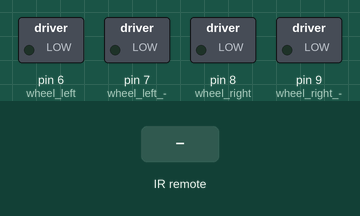
The sketch below on a simulated Arduino Uno, built with avr-gcc and run on an emulated ATmega328P. Parts: switched loads named in the sketch (green lamp = pin HIGH). Inputs (shaded band) come from the test bench.

Above: at 1.2 s.
1.3 s: infrared code 0x511DBB received
At 2.3 s:
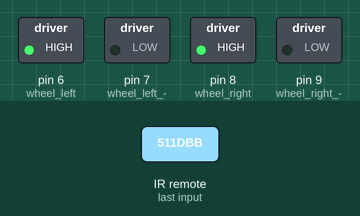
2.9 s: infrared code 0x52A3D41F received
At 3.5 s:
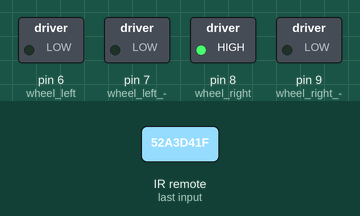
4.5 s: infrared code 0x20FE4DBB received
At 5.8 s:
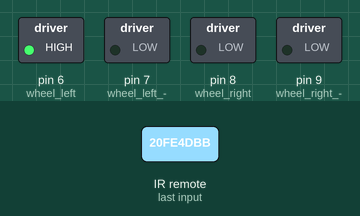
6.1 s: infrared code 0xA3C8EDDB received
At 7.3 s:
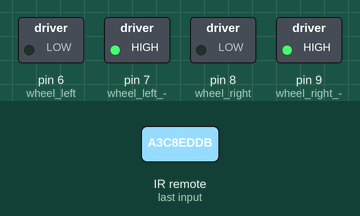
7.7 s: infrared code 0xD7E84B1B received
At 8.5 s:
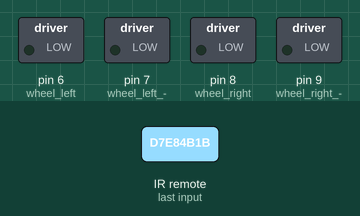
Timing chart, 0 to 10.3 s (numbered marks = the images above; inputs shaded):
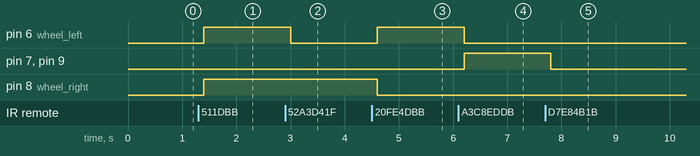

The sketch:

20191007_IR_RCcar.ino
```cpp
#include <IRremote.h> //IRremote.h 라이브러리를 포함
int RECV_PIN = 3; //정수형 변수 RECV_PIN를 선언하고 3을 대입
IRrecv irrecv(RECV_PIN); //IR수신부를 RECV_PIN으로 설정
decode_results results;

void setup() {
  pinMode(6, OUTPUT); //wheel left +
  pinMode(7, OUTPUT); //wheel left -
  pinMode(8, OUTPUT); //wheel right +
  pinMode(9, OUTPUT); //wheel right -
  Serial.begin(9600);
  irrecv.enableIRIn(); //IR수신부 설정
}

void loop() {
    if(irrecv.decode(&results)){ //IR신호를 받으면
      switch(results.value)
      {
         case 0x511DBB : //2번 버튼
           digitalWrite(6, HIGH); //front
           digitalWrite(7, LOW);
           digitalWrite(8, HIGH);
           digitalWrite(9, LOW);
           break;

         case 0x52A3D41F : //4번 버튼
           digitalWrite(6, LOW); //left (4)
           digitalWrite(7, LOW);
           digitalWrite(8, HIGH);
           digitalWrite(9, LOW);
           break;

         case 0x20FE4DBB : //6번 버튼
          digitalWrite(6, HIGH); //right (4)
          digitalWrite(7, LOW);
          digitalWrite(8, LOW);
          digitalWrite(9, LOW);
          break;

         case 0xA3C8EDDB : //4번 버튼
          digitalWrite(6, LOW); //back (4)
          digitalWrite(7, HIGH);
          digitalWrite(8, LOW);
          digitalWrite(9, HIGH);
          break;

         case 0xD7E84B1B : //5번 버튼
          digitalWrite(6, LOW); //stop (4)
          digitalWrite(7, LOW);
          digitalWrite(8, LOW);
          digitalWrite(9, LOW);
          break;

         default :
           Serial.println(results.value, HEX); //시리얼 모니터에 받은 IR신호 출력
           break;
      }
    //
    irrecv.resume(); //다음 신호를 받을 준비를 한다.
  }
  delay(200);


}
```

Measured:
- after the input at 1.3 s, pin 6 (wheel_left), pin 8 (wheel_right): LOW → HIGH after 0.10 s
- after the input at 2.9 s, pin 6 (wheel_left): HIGH → LOW after 0.10 s
- after the input at 4.5 s, pin 6 (wheel_left): LOW → HIGH after 0.10 s; pin 8 (wheel_right): HIGH → LOW after 0.10 s
- after the input at 6.1 s, pin 6 (wheel_left): HIGH → LOW after 0.11 s; pin 7 (wheel_left_-), pin 9 (wheel_right_-): LOW → HIGH after 0.11 s
- after the input at 7.7 s, pin 7 (wheel_left_-), pin 9 (wheel_right_-): HIGH → LOW after 0.11 s
